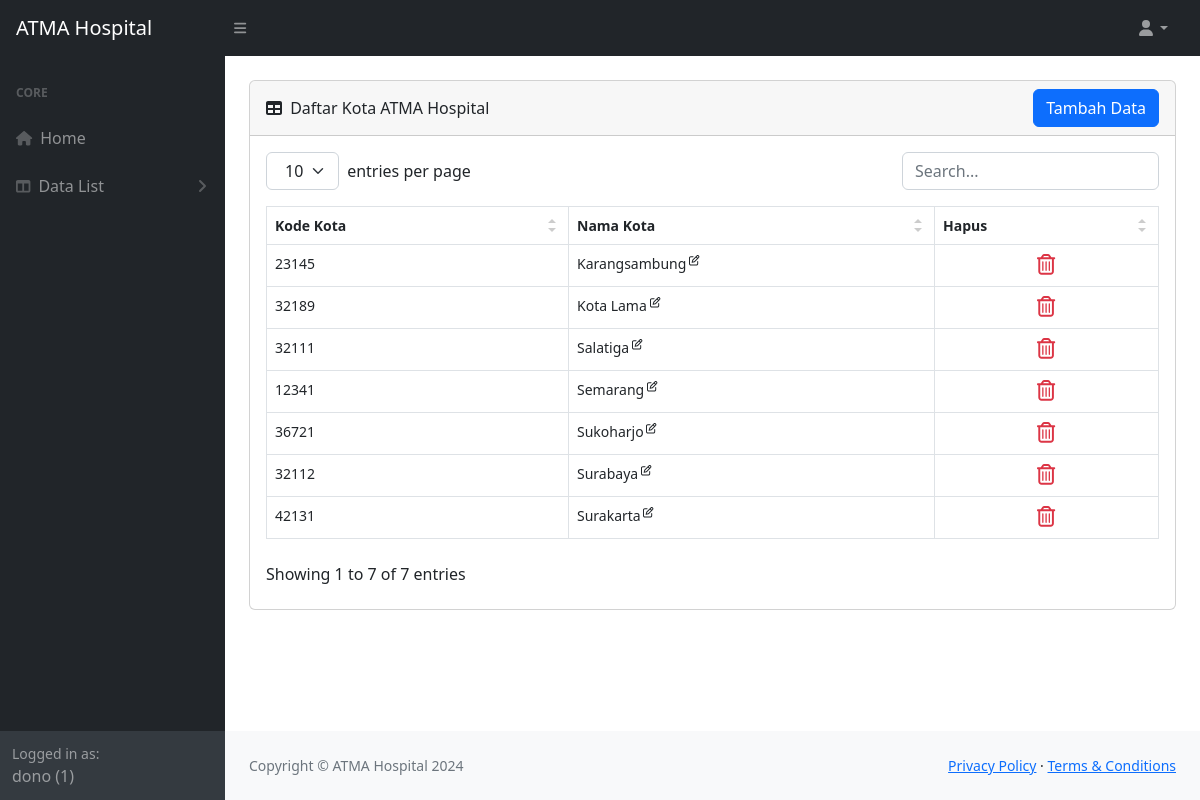
/data_kota/list_kota.php (signed in), run on the app's committed database.
### tables this page shows
CREATE TABLE `tbl_kota` (
  `kd_kota` varchar(5) NOT NULL,
  `nm_kota` varchar(55) NOT NULL
);

### connection.php (called while the page is built, shortened)
<?php
  $theHOME = "http://localhost/rs/rs_mastermaster";
?>

### data_kota/list_kota.php (the view, shortened to what this page needs)
<?php require '../a.php'; ?>
<div class="container-fluid px-4">
  <div class="card mb-4 mt-4">
    <div class="card-header">
      <div class="row justify-content-between align-items-center">
        <div class="col-4">
          <i class="fas fa-table me-1"></i>
          Daftar Kota ATMA Hospital
        </div>
        <div class="col-4 text-end">
          <a href="addKota.php" class="btn btn-primary">Tambah Data</a>
        </div>
      </div>
    </div>
    <div class="card-body">
      <table id="datatablesSimple">
        <thead>
          <tr>
            <th>Kode Kota</th>
            <th>Nama Kota</th>
            <th>Hapus</th>
          </tr>
        </thead>
        <tbody>
          <?php
          $query   = "SELECT * FROM tbl_kota ORDER BY nm_kota";
          $sambung = mysqli_query($theLINK, $query);
          while ($row = mysqli_fetch_array($sambung)) {
            echo "<tr>";
            echo "<td>" . $row['kd_kota'] . "</td>";
            echo "<td><a href=\"editKota.php?kd_kota=$row[kd_kota]\" class=\"text-decoration-none link-dark\">" . $row['nm_kota'] . "<sup> <i class=\"fa-regular fa-pen-to-square\"></i></sup></a></td>";
            echo "<td class=\"text-center\">
            <div class=\"d-flex justify-content-center align-items-center\" style=\"height:25px\">
            <a href=\"hapusKota.php?kd_kota=$row[kd_kota]\" onclick=\"return confirm('Apakah anda yakin untuk menghapus data $row[nm_kota]?')\"><i class=\"fa-regular fa-trash-can text-danger\" style=\"font-size:1.3rem\"></i></a>
            </div>
            </td>";
            echo "</tr>";
          }
          ?>
        </tbody>
      </table>
    </div>
  </div>
</div>
<?php require '../b.php'; ?>

### a.php (shortened to what this page needs)
<?php
require 'connection.php';
?>
<!DOCTYPE html>
<html lang="en">
    <head>
        <link href="<?=$theHOME;?>/library/css/style.min.css" rel="stylesheet" />
        <link href="<?=$theHOME;?>/library/css/styles.css" rel="stylesheet" />
    </head>
    <body class="sb-nav-fixed">
      <nav class="sb-topnav navbar navbar-expand navbar-dark bg-dark">
          <a class="navbar-brand ps-3" href="<?=$theHOME;?>/index.php">ATMA Hospital</a>
          <button class="btn btn-link btn-sm order-1 order-lg-0 me-4 me-lg-0" id="sidebarToggle" href="#!"><i class="fas fa-bars"></i></button>
          <ul class="navbar-nav ms-auto me-3 me-lg-4 ">
              <li class="nav-item dropdown">
                  <a class="nav-link dropdown-toggle" id="navbarDropdown" href="#" role="button" data-bs-toggle="dropdown" aria-expanded="false"><i class="fas fa-user fa-fw"></i></a>
              </li>
          </ul>
      </nav>
        <div id="layoutSidenav">
            <div id="layoutSidenav_nav">
                <nav class="sb-sidenav accordion sb-sidenav-dark" id="sidenavAccordion">
                    <div class="sb-sidenav-menu">
                        <div class="nav">
                            <div class="sb-sidenav-menu-heading">Core</div>
                            <a class="nav-link" href="<?=$theHOME;?>/index.php">
                                <div class="sb-nav-link-icon"><i class="fas fa-home"></i></div>
                                Home
                            </a>
                            <a class="nav-link collapsed" href="#" data-bs-toggle="collapse" data-bs-target="#collapseLayouts" aria-expanded="false" aria-controls="collapseLayouts">
                                <div class="sb-nav-link-icon"><i class="fas fa-columns"></i></div>
                                Data List
                                <div class="sb-sidenav-collapse-arrow"><i class="fas fa-angle-down"></i></div>
                            </a>
                        </div>
                    </div>
                    <div class="sb-sidenav-footer">
                        <div class="small">Logged in as:</div>
                        <?=$_SESSION['userName'];?> (<?=$_SESSION['userLevel'];?>)
                    </div>
                </nav>
            </div>
            <div id="layoutSidenav_content">
              <main>

### b.php (shortened to what this page needs)
<?php require 'connection.php'; ?>
</main>
<footer class="py-4 bg-light mt-auto">
  <div class="container-fluid px-4">
    <div class="d-flex align-items-center justify-content-between small">
      <div class="text-muted">Copyright &copy; ATMA Hospital 2024</div>
      <div>
        <a href="#">Privacy Policy</a>
        &middot;
        <a href="#">Terms &amp; Conditions</a>
      </div>
    </div>
  </div>
</footer>
</div>
</div>
</body>
</html>

### data on the page
tbl_kota: kd_kota "23145", nm_kota "Karangsambung"
tbl_kota: kd_kota "32189", nm_kota "Kota Lama"
tbl_kota: kd_kota "32111", nm_kota "Salatiga"
tbl_kota: kd_kota "12341", nm_kota "Semarang"
tbl_kota: kd_kota "36721", nm_kota "Sukoharjo"
tbl_kota: kd_kota "32112", nm_kota "Surabaya"
tbl_kota: kd_kota "42131", nm_kota "Surakarta"

### other printed values
$_SESSION['userName'] "dono"
$_SESSION['userLevel'] "1"
